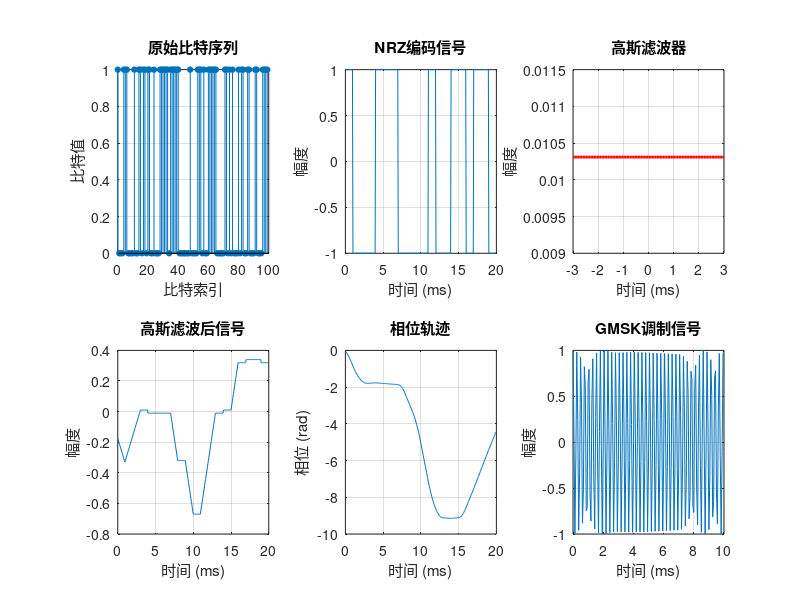

This figure's MATLAB source: (Note: this script raises an error after producing the figure.)
%% GMSK调制解调系统仿真 - 修复解调误码问题
clear all; close all; clc;

%% 参数设置
N_bits = 100;           % 比特数
bit_rate = 1000;        % 比特率 (bps)
Tb = 1/bit_rate;        % 比特周期
Fs = 16 * bit_rate;     % 采样频率
Ts = 1/Fs;              % 采样间隔
sps = Fs/bit_rate;      % 每符号采样点数

% GMSK参数
BT = 0.3;               % 带宽时间积
Fc = 4 * bit_rate;      % 载波频率

% 图形显示设置
show_separate = 1;      % 1=每个图形单独窗口，0=所有图形在一个窗口

fprintf('GMSK系统参数:\n');
fprintf('比特数: %d\n', N_bits);
fprintf('比特率: %d bps\n', bit_rate);
fprintf('采样率: %d Hz\n', Fs);
fprintf('载波频率: %d Hz\n', Fc);
fprintf('BT乘积: %.1f\n', BT);

%% 生成随机比特序列
rng(42); % 设置随机种子以便复现
data_bits = randi([0, 1], 1, N_bits);

fprintf('\n比特序列 (前20个): ');
fprintf('%d ', data_bits(1:min(20, N_bits)));
fprintf('\n');

%% GMSK编码过程
%% 1. 比特到符号映射（NRZ编码）
data_nrz = 2 * data_bits - 1; % 0->-1, 1->+1

% 上采样
tx_signal = repelem(data_nrz, sps);

%% 2. 高斯滤波器设计
alpha = sqrt(2*log(2)) / (BT * Tb);
t_gauss = (-3*Tb:Ts:3*Tb);
gauss_filter = (sqrt(pi)/alpha) * exp(-(pi*t_gauss/alpha).^2);
gauss_filter = gauss_filter / sum(gauss_filter);

% 高斯滤波
filtered_signal = conv(tx_signal, gauss_filter, 'same');

%% 3. 相位积分得到相位轨迹
phase = pi * cumsum(filtered_signal) * Ts / Tb;

%% 4. GMSK调制
t = (0:length(phase)-1) * Ts;
gmsk_signal = cos(2*pi*Fc*t + phase);

%% 5. 添加噪声（AWGN信道）
SNR_dB = 20; % 提高信噪比以减少误码
gmsk_signal_noisy = awgn(gmsk_signal, SNR_dB, 'measured');

%% 6. 改进的GMSK解调算法
fprintf('\n开始解调...\n');

% 方法1：改进的正交解调
I_carrier = cos(2*pi*Fc*t);
Q_carrier = sin(2*pi*Fc*t);

% 正交下变频
I_component = gmsk_signal_noisy .* I_carrier;
Q_component = gmsk_signal_noisy .* Q_carrier;

% 改进的低通滤波器设计
lp_cutoff = bit_rate * 1.5; % 截止频率略高于比特率
[num, den] = butter(8, lp_cutoff/(Fs/2), 'low');

% 滤波
I_filtered = filtfilt(num, den, I_component); % 使用零相位滤波
Q_filtered = filtfilt(num, den, Q_component);

% 相位解调 - 修复相位展开问题
phase_est = atan2(Q_filtered, I_filtered);

% 使用改进的相位解调方法
phase_unwrapped = unwrap(phase_est);

% 计算瞬时频率
instant_freq = diff(phase_unwrapped) / (2*pi*Ts);

% 符号判决 - 改进的判决方法
demod_bits = zeros(1, N_bits);

% 在每个符号周期中间采样
for i = 1:N_bits
    % 在符号中间位置采样
    sample_index = round((i-0.5) * sps);
    if sample_index > length(instant_freq)
        sample_index = length(instant_freq);
    end
    
    % 根据瞬时频率符号判决
    if instant_freq(sample_index) > 0
        demod_bits(i) = 1;
    else
        demod_bits(i) = 0;
    end
end

% 方法2：备用的差分检测方法（如果方法1效果不好）
if sum(data_bits ~= demod_bits) > N_bits/2
    fprintf('方法1误码率高，尝试差分检测方法...\n');
    
    % 差分检测
    delayed_signal = [gmsk_signal_noisy(sps+1:end), zeros(1, sps)];
    product_signal = gmsk_signal_noisy .* delayed_signal;
    
    % 低通滤波
    product_filtered = filtfilt(num, den, product_signal);
    
    % 符号判决
    for i = 1:N_bits
        sample_index = round((i-0.5) * sps);
        if sample_index > length(product_filtered)
            sample_index = length(product_filtered);
        end
        
        if product_filtered(sample_index) > 0
            demod_bits(i) = 1;
        else
            demod_bits(i) = 0;
        end
    end
end

%% 7. 误码率计算
bit_errors = sum(data_bits ~= demod_bits);
BER = bit_errors / N_bits;

fprintf('\n性能统计:\n');
fprintf('误比特数: %d\n', bit_errors);
fprintf('误码率: %.4f\n', BER);
fprintf('正确率: %.2f%%\n', (1-BER)*100);

%% 8. 波形显示
if show_separate
    % 模式1：每个图形单独窗口
    
    % 图形1: GMSK编码过程
    figure('Position', [100, 100, 1400, 800], 'Name', 'GMSK编码波形');
    
    subplot(2,3,1);
    stem(0:N_bits-1, data_bits, 'filled', 'MarkerSize', 4);
    title('原始比特序列');
    xlabel('比特索引');
    ylabel('比特值');
    grid on;
    
    subplot(2,3,2);
    plot(t(1:min(20*sps, length(tx_signal)))*1000, tx_signal(1:min(20*sps, length(tx_signal))));
    title('NRZ编码信号');
    xlabel('时间 (ms)');
    ylabel('幅度');
    grid on;
    
    subplot(2,3,3);
    plot(t_gauss*1000, gauss_filter, 'r-', 'LineWidth', 2);
    title('高斯滤波器');
    xlabel('时间 (ms)');
    ylabel('幅度');
    grid on;
    
    subplot(2,3,4);
    plot(t(1:min(20*sps, length(filtered_signal)))*1000, filtered_signal(1:min(20*sps, length(filtered_signal))));
    title('高斯滤波后信号');
    xlabel('时间 (ms)');
    ylabel('幅度');
    grid on;
    
    subplot(2,3,5);
    plot(t(1:min(20*sps, length(phase)))*1000, phase(1:min(20*sps, length(phase))));
    title('相位轨迹');
    xlabel('时间 (ms)');
    ylabel('相位 (rad)');
    grid on;
    
    subplot(2,3,6);
    plot(t(1:min(10*sps, length(gmsk_signal)))*1000, gmsk_signal(1:min(10*sps, length(gmsk_signal))));
    title('GMSK调制信号');
    xlabel('时间 (ms)');
    ylabel('幅度');
    grid on;
    
    sgtitle('GMSK编码过程', 'FontSize', 14, 'FontWeight', 'bold');
    
    % 图形2: 解调过程分析
    figure('Position', [100, 100, 1400, 800], 'Name', 'GMSK解调分析');
    
    subplot(2,3,1);
    plot(t(1:min(10*sps, length(gmsk_signal_noisy)))*1000, gmsk_signal_noisy(1:min(10*sps, length(gmsk_signal_noisy))));
    title('接收信号 (含噪声)');
    xlabel('时间 (ms)');
    ylabel('幅度');
    grid on;
    
    subplot(2,3,2);
    plot(t(1:min(20*sps, length(I_filtered)))*1000, I_filtered(1:min(20*sps, length(I_filtered))), 'b-');
    hold on;
    plot(t(1:min(20*sps, length(Q_filtered)))*1000, Q_filtered(1:min(20*sps, length(Q_filtered))), 'r-');
    title('解调I/Q分量');
    xlabel('时间 (ms)');
    ylabel('幅度');
    legend('I路', 'Q路');
    grid on;
    
    subplot(2,3,3);
    plot(t(1:min(20*sps, length(phase_est)))*1000, phase_est(1:min(20*sps, length(phase_est))));
    title('估计相位');
    xlabel('时间 (ms)');
    ylabel('相位 (rad)');
    grid on;
    
    subplot(2,3,4);
    plot(t(1:min(20*sps, length(phase_unwrapped)))*1000, phase_unwrapped(1:min(20*sps, length(phase_unwrapped))));
    title('展开相位');
    xlabel('时间 (ms)');
    ylabel('相位 (rad)');
    grid on;
    
    subplot(2,3,5);
    plot(t(1:length(instant_freq))*1000, instant_freq);
    title('瞬时频率');
    xlabel('时间 (ms)');
    ylabel('频率 (Hz)');
    grid on;
    
    subplot(2,3,6);
    stem(0:N_bits-1, demod_bits, 'filled', 'MarkerSize', 4);
    title('解调比特');
    xlabel('比特索引');
    ylabel('比特值');
    grid on;
    
    sgtitle('GMSK解调过程', 'FontSize', 14, 'FontWeight', 'bold');
    
    % 图形3: 性能对比
    figure('Position', [100, 100, 1200, 600], 'Name', '性能对比');
    
    subplot(2,3,1);
    stem(0:N_bits-1, data_bits, 'b', 'filled', 'MarkerSize', 3);
    hold on;
    stem(0:N_bits-1, demod_bits, 'r', 'LineWidth', 1);
    title('比特序列对比');
    xlabel('比特索引');
    ylabel('比特值');
    legend('原始', '解调', 'Location', 'best');
    grid on;
    
    subplot(2,3,2);
    error_pattern = data_bits ~= demod_bits;
    stem(0:N_bits-1, error_pattern, 'r', 'filled', 'MarkerSize', 3);
    title('误码位置');
    xlabel('比特索引');
    ylabel('错误标记');
    grid on;
    
    subplot(2,3,3);
    scatter(I_filtered(1:sps:end), Q_filtered(1:sps:end), 30, 'b', 'filled');
    title('星座图');
    xlabel('I分量');
    ylabel('Q分量');
    axis equal;
    grid on;
    
    subplot(2,3,4);
    eyediagram(real(gmsk_signal_noisy(1:min(200*sps, length(gmsk_signal_noisy)))), 2*sps);
    title('接收信号眼图');
    
    subplot(2,3,5);
    % 相位轨迹对比
    plot(t(1:min(10*sps, length(phase)))*1000, phase(1:min(10*sps, length(phase))), 'b-', 'LineWidth', 2);
    hold on;
    plot(t(1:min(10*sps, length(phase_unwrapped)))*1000, phase_unwrapped(1:min(10*sps, length(phase_unwrapped))), 'r--', 'LineWidth', 1);
    title('相位轨迹对比');
    xlabel('时间 (ms)');
    ylabel('相位 (rad)');
    legend('发射相位', '接收相位');
    grid on;
    
    subplot(2,3,6);
    % 性能统计
    text(0.1, 0.8, sprintf('总比特数: %d', N_bits), 'FontSize', 12);
    text(0.1, 0.65, sprintf('误比特数: %d', bit_errors), 'FontSize', 12);
    text(0.1, 0.5, sprintf('误码率: %.4f', BER), 'FontSize', 12);
    text(0.1, 0.35, sprintf('正确率: %.2f%%', (1-BER)*100), 'FontSize', 12);
    text(0.1, 0.2, sprintf('信噪比: %d dB', SNR_dB), 'FontSize', 12);
    axis off;
    title('性能统计');
    
    sgtitle('GMSK系统性能分析', 'FontSize', 14, 'FontWeight', 'bold');
    
else
    % 模式0：所有图形在一个窗口（简略版）
    figure('Position', [50, 50, 1600, 900], 'Name', 'GMSK系统综合分析');
    
    % 编码过程
    subplot(3,4,1);
    stem(0:N_bits-1, data_bits, 'filled', 'MarkerSize', 3);
    title('原始比特');
    xlabel('比特索引');
    grid on;
    
    subplot(3,4,2);
    plot(t(1:min(10*sps, length(tx_signal)))*1000, tx_signal(1:min(10*sps, length(tx_signal))));
    title('NRZ信号');
    xlabel('时间 (ms)');
    grid on;
    
    subplot(3,4,3);
    plot(t(1:min(10*sps, length(phase)))*1000, phase(1:min(10*sps, length(phase))));
    title('相位轨迹');
    xlabel('时间 (ms)');
    grid on;
    
    subplot(3,4,4);
    plot(t(1:min(8*sps, length(gmsk_signal)))*1000, gmsk_signal(1:min(8*sps, length(gmsk_signal))));
    title('GMSK信号');
    xlabel('时间 (ms)');
    grid on;
    
    % 解调过程
    subplot(3,4,5);
    plot(t(1:min(10*sps, length(gmsk_signal_noisy)))*1000, gmsk_signal_noisy(1:min(10*sps, length(gmsk_signal_noisy))));
    title('接收信号');
    xlabel('时间 (ms)');
    grid on;
    
    subplot(3,4,6);
    plot(t(1:min(15*sps, length(instant_freq)))*1000, instant_freq(1:min(15*sps, length(instant_freq))));
    title('瞬时频率');
    xlabel('时间 (ms)');
    grid on;
    
    subplot(3,4,7);
    stem(0:N_bits-1, demod_bits, 'filled', 'MarkerSize', 3);
    title('解调比特');
    xlabel('比特索引');
    grid on;
    
    subplot(3,4,8);
    error_pattern = data_bits ~= demod_bits;
    stem(0:N_bits-1, error_pattern, 'r', 'filled', 'MarkerSize', 3);
    title('误码位置');
    xlabel('比特索引');
    grid on;
    
    % 性能分析
    subplot(3,4,9);
    scatter(I_filtered(1:sps:end), Q_filtered(1:sps:end), 20, 'b', 'filled');
    title('星座图');
    xlabel('I分量');
    ylabel('Q分量');
    axis equal;
    grid on;
    
    subplot(3,4,10);
    eyediagram(real(gmsk_signal_noisy(1:min(200*sps, length(gmsk_signal_noisy)))), 2*sps);
    title('眼图');
    
    subplot(3,4,11);
    % 频谱
    NFFT = 2^nextpow2(length(gmsk_signal));
    f = Fs/2 * linspace(0,1,NFFT/2+1);
    Y = fft(gmsk_signal, NFFT) / length(gmsk_signal);
    plot(f/1000, 20*log10(2*abs(Y(1:NFFT/2+1))));
    title('功率谱');
    xlabel('频率 (kHz)');
    ylabel('功率 (dB)');
    grid on;
    
    subplot(3,4,12);
    % 性能统计
    text(0.1, 0.8, sprintf('BER: %.4f', BER), 'FontSize', 14, 'FontWeight', 'bold');
    text(0.1, 0.6, sprintf('正确率: %.1f%%', (1-BER)*100), 'FontSize', 12);
    text(0.1, 0.4, sprintf('误码数: %d', bit_errors), 'FontSize', 12);
    text(0.1, 0.2, sprintf('SNR: %d dB', SNR_dB), 'FontSize', 12);
    axis off;
    title('性能统计');
    
    sgtitle('GMSK调制解调系统', 'FontSize', 16, 'FontWeight', 'bold');
end

%% 显示详细误码分析
fprintf('\n误码分析:\n');
error_indices = find(data_bits ~= demod_bits);
if ~isempty(error_indices)
    fprintf('误码位置: ');
    fprintf('%d ', error_indices);
    fprintf('\n');
    
    fprintf('误码对应的原始比特: ');
    fprintf('%d ', data_bits(error_indices));
    fprintf('\n');
    
    fprintf('误码对应的解调比特: ');
    fprintf('%d ', demod_bits(error_indices));
    fprintf('\n');
else
    fprintf('无误码！\n');
end

fprintf('\n仿真完成！\n');
if BER > 0.1
    fprintf('警告: 误码率较高，建议:\n');
    fprintf('  1. 增加信噪比 (SNR_dB)\n');
    fprintf('  2. 调整滤波器参数\n');
    fprintf('  3. 检查载波频率匹配\n');
end
